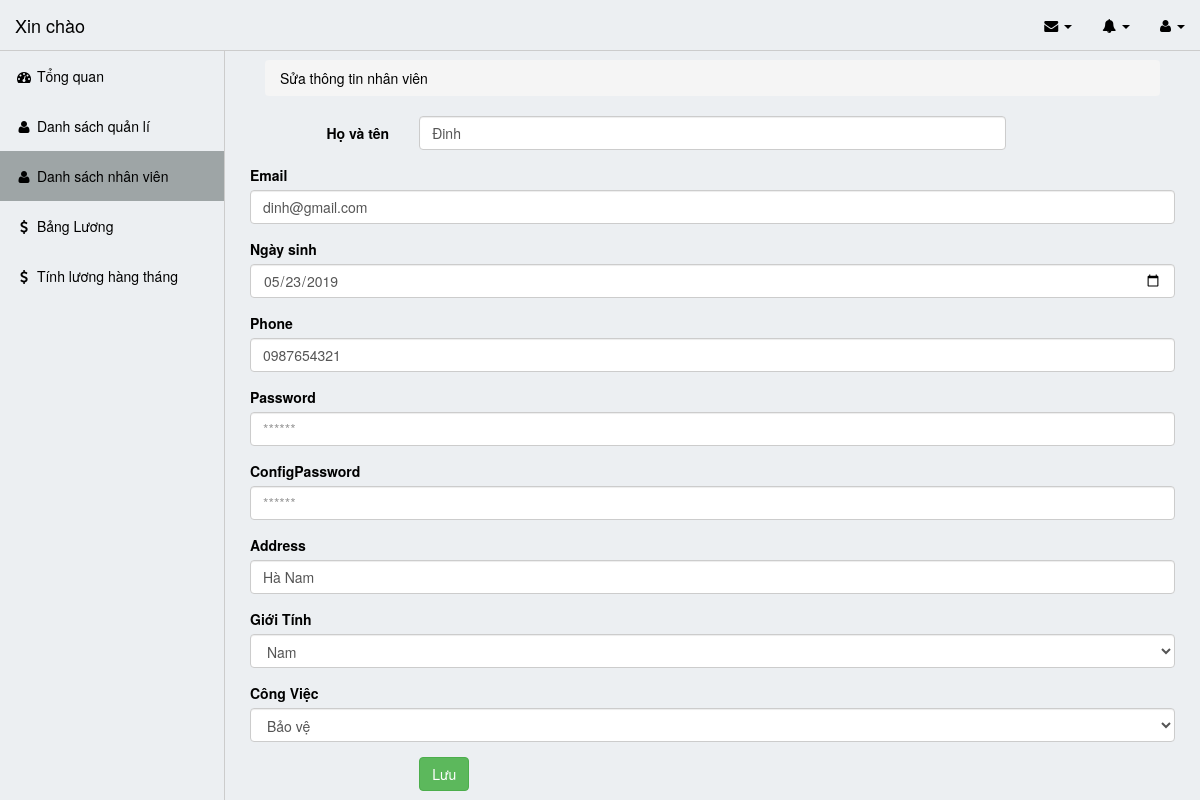
Screenshot of /admin/modules/nhanvien/edit.php?id=9 with the database file from the repository.
### tables this page shows
CREATE TABLE `nhanvien` (
  `id` int(11) NOT NULL,
  `name` varchar(100) DEFAULT NULL,
  `email` varchar(100) DEFAULT NULL,
  `phone` char(15) DEFAULT NULL,
  `address` varchar(100) DEFAULT NULL,
  `password` varchar(50) DEFAULT NULL,
  `gioitinh` varchar(100) DEFAULT NULL,
  `birthday` date DEFAULT NULL,
  `congviec` varchar(255) NOT NULL
);

### libraries/Database.php (called while the page is built, shortened)
<?php
    class Database
    {
        public $link;
        public function __construct()
        {
            $this->link = mysqli_connect("127.0.0.1","root","","_user") or die ();
            mysqli_set_charset($this->link,"utf8");
        }
        public function fetchID($table , $id )
        {
            $sql = "SELECT * FROM {$table} WHERE id = $id ";
            $result = mysqli_query($this->link,$sql) or die("Lỗi  truy vấn fetchID " .mysqli_error($this->link));
            return mysqli_fetch_assoc($result);
        }
         public function fetchAll($table)
        {
            $sql = "SELECT * FROM {$table} WHERE 1" ;
            $result = mysqli_query($this->link,$sql) or die("Lỗi Truy Vấn fetchAll " .mysqli_error($this->link));
            $data = [];
            if( $result)
            {
                while ($num = mysqli_fetch_assoc($result))
                {
                    $data[] = $num;
                }
            }
            return $data;
        }
    }
?>

### admin/autoload/autoload.php (called while the page is built, shortened)
<?php
	require_once __DIR__. "/../../libraries/database.php";
	require_once __DIR__. "/../../libraries/function.php";
	 $db = new database;
?>

### libraries/Function.php (called while the page is built, shortened)
<?php
    function  getInput($string)
    {
        return isset($_GET[$string]) ? $_GET[$string] : '';
    }
 ?>

### admin/modules/nhanvien/edit.php (the view, shortened to what this page needs)
<?php
   require_once __DIR__. "/../../autoload/autoload.php";
   $id = intval(getInput('id'));
   $Editadmin = $db->fetchID("nhanvien",$id);
      $admin = $db->fetchAll("nhanvien");
?>
<?php
   require_once __DIR__. "/../../layouts/header.php";
?>
           <div class="content-wrapper">
    <div class="container-fluid">
      <ol class="breadcrumb">
        <div class="col-10">
          <h7>Sửa thông tin nhân viên</h7>
        </div>
      </ol>
      <form class="form-horizontal" action="" method="POST" enctype="multipart/form-data">
          <div class="form-group">
            <label for="inputEmail3" class="col-sm-2 control-label">Họ và tên</label>
            <div class="col-sm-8">
            <input type="text" class="form-control" id="inputEmail3" placeholder="Tên admin" name="name" value="<?php echo $Editadmin['name']?>">
          </div>
          </div>
          <div class="form-group">
            <label for="exampleInputEmail1">Email</label>
            <input class="form-control" id="exampleInputEmail1" type="email" aria-describedby="emailHelp" placeholder="a@gmail.com" name="email" value="<?php echo $Editadmin['email']?>">
          </div>
          <div class="form-group">
            <label for="exampleInputEmail1">Ngày sinh</label>
            <input class="form-control" id="exampleInputEmail1" type="date" aria-describedby="emailHelp" placeholder="02-10-1999" name="birthday" value="<?php echo $Editadmin['birthday']?>">
          </div>
          <div class="form-group">
            <label for="exampleInputEmail1">Phone</label>
            <input class="form-control" id="exampleInputEmail1" type="number" aria-describedby="emailHelp" placeholder="0354065353" name="phone" value="<?php echo $Editadmin['phone']?>">
          </div>
          <div class="form-group">
            <label for="exampleInputEmail1">Password</label>
            <input class="form-control" id="exampleInputEmail1" type="password" aria-describedby="emailHelp" placeholder="******" name="password">
          </div>
          <div class="form-group">
            <label for="exampleInputEmail1">ConfigPassword</label>
            <input class="form-control" id="exampleInputEmail1" type="password" aria-describedby="emailHelp" placeholder="******" name="re_password" >
          </div>
          <div class="form-group">
            <label for="exampleInputEmail1">Address</label>
            <input class="form-control" id="exampleInputEmail1" type="text" aria-describedby="emailHelp" placeholder="Hà Nam" name="address" value="<?php echo $Editadmin['address']?>">
          </div>
 <div class="form-group">
            <label for="exampleInputEmail1">Giới Tính</label>
            <select class="form-control" name="gioitinh">
              <option value="1" <?php echo isset($Editadmin['gioitinh']) && $Editadmin['gioitinh'] ==1 ?"selected = 'selected'":'' ?>>Nam</option>
            </select>
          </div>
           <div class="form-group">
            <label for="exampleInputEmail1">Công Việc</label>
            <select class="form-control" name="congviec">
              <option value="Bảo Vệ" <?php echo isset($Editadmin['congviec']) && $Editadmin['congviec'] == 'Bảo Vệ' ?"selected = 'selected'":'' ?>>Bảo vệ</option>
            </select>
          </div>
          </div>
          <div class="form-group">
            <div class="col-sm-offset-2 col-sm-10">
              <button type="submit" class="btn btn-success">Lưu</button>
            </div>
          </div>
      </div>
  <?php
   require_once __DIR__. "/../../layouts/footer.php";
?>

### public/admin/css/sb-admin.css (style rules this page uses)
body { margin-top: 100px; background-color: #222; }
@media (min-width:768px) { body { margin-top: 50px; } }

### rows the page displays
nhanvien: name "Đinh", email "dinh@gmail.com", birthday "05/23/2019", phone "0987654321", address "Hà Nam", congviec "Bảo vệ"
